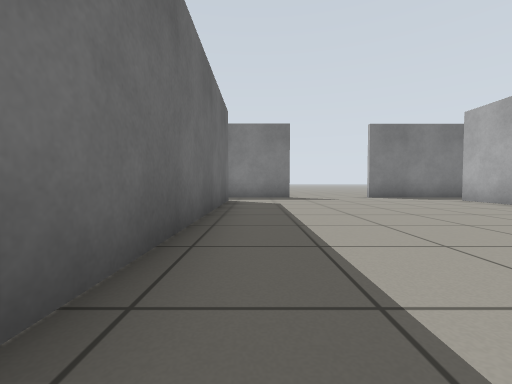
view 1 (above)

18 first-person views from a walk through a Gazebo world. The camera is 0.5 m above the floor, tilts 2° down and sees 90° across. The floor is counted in squares, 1 m on a side. Each view is taken from the middle of a square. On the plan, view 1 faces up. The plan holds only what a view shows up to about 9 squares ahead; the rest is blank.

view 2
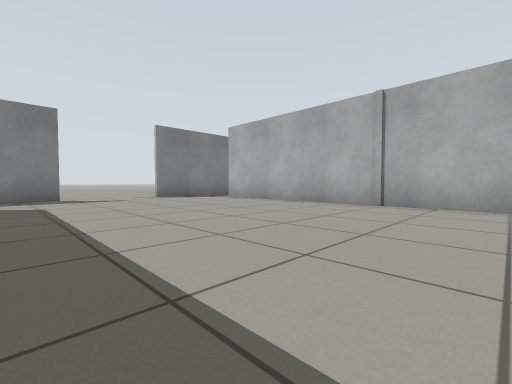

view 3
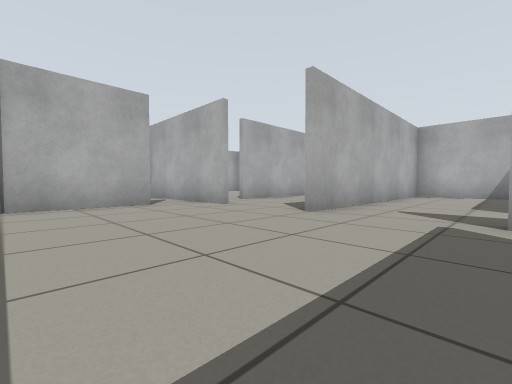

view 4
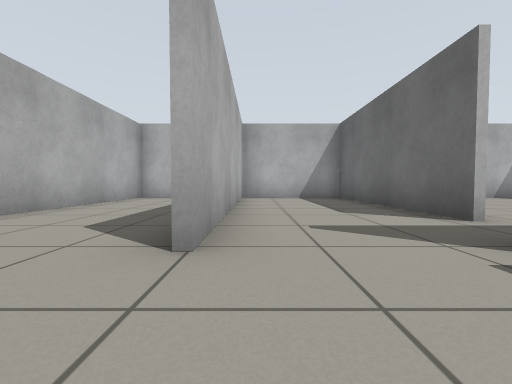

view 5
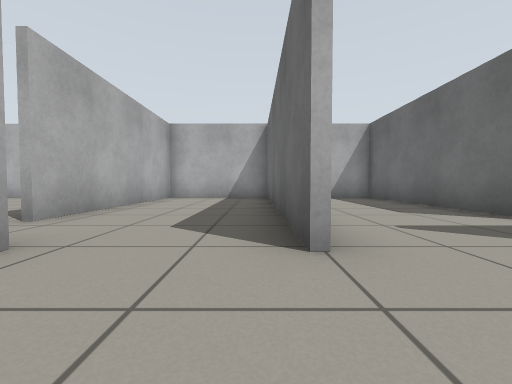

view 6
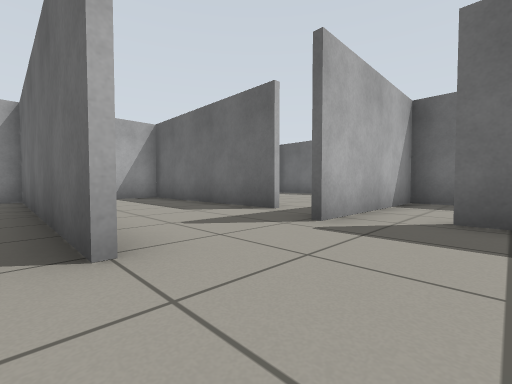

view 7
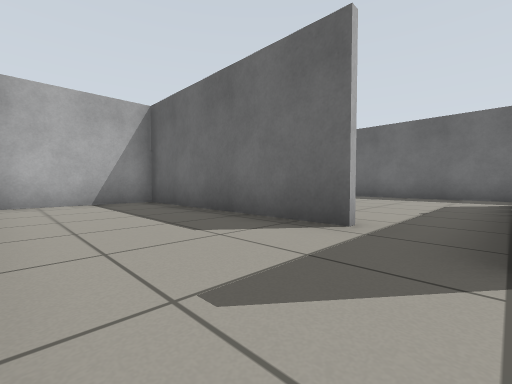

view 8
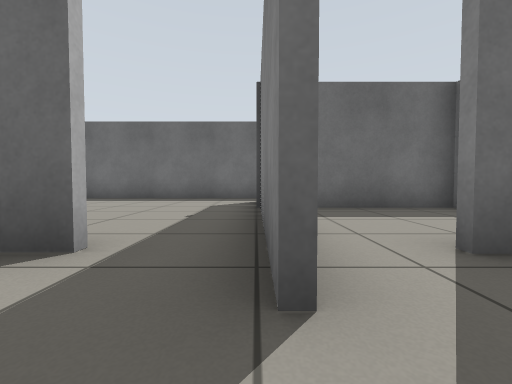

view 9
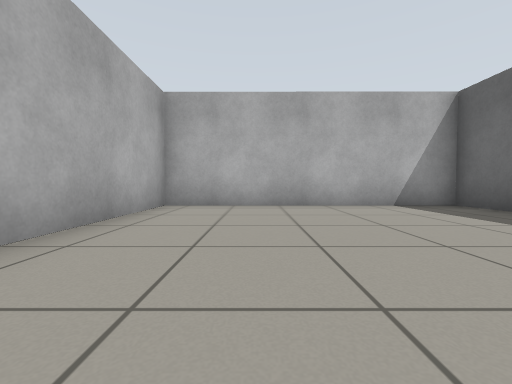

view 10
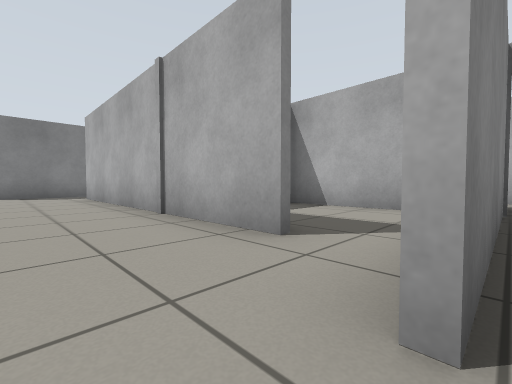

view 11
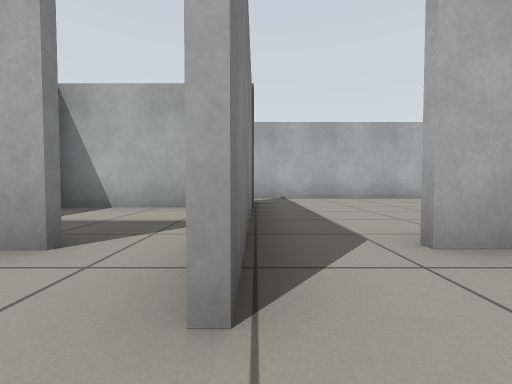

view 12
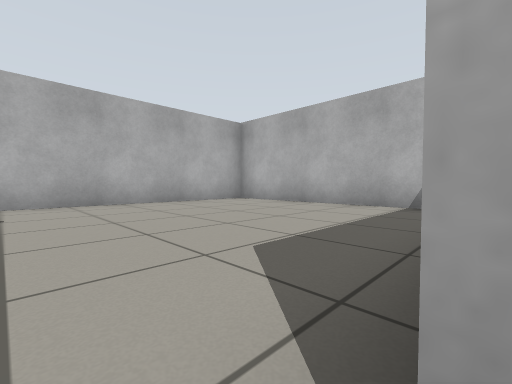

view 13
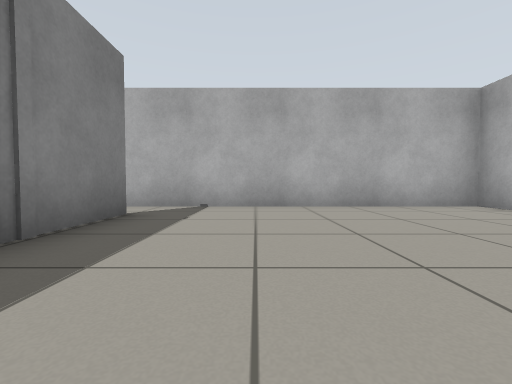

view 14
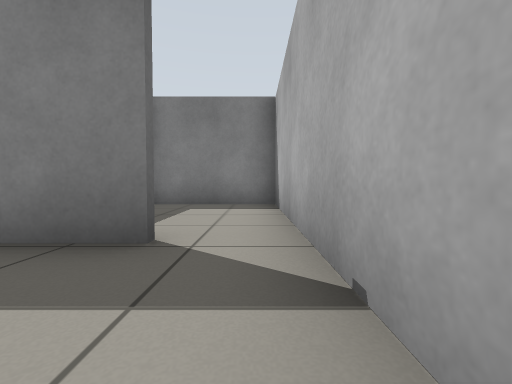

view 15
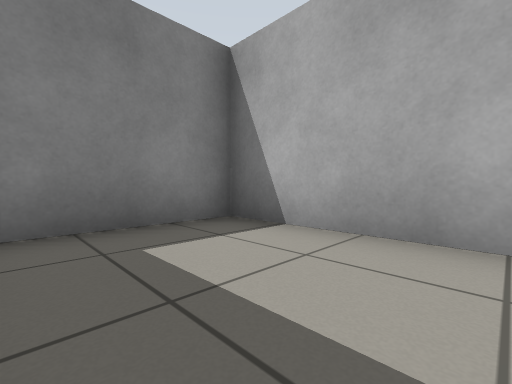

view 16
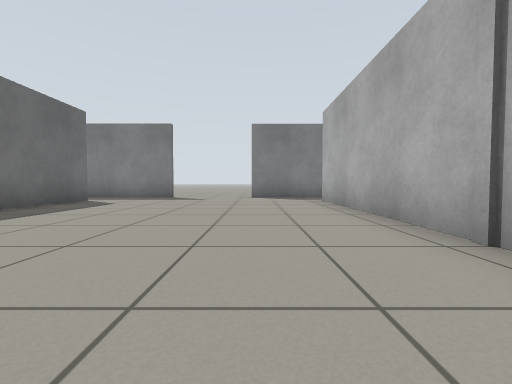

view 17
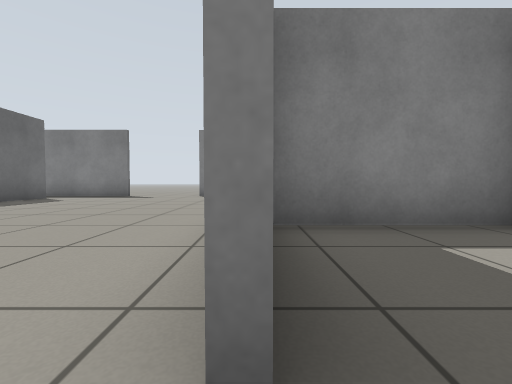

view 18
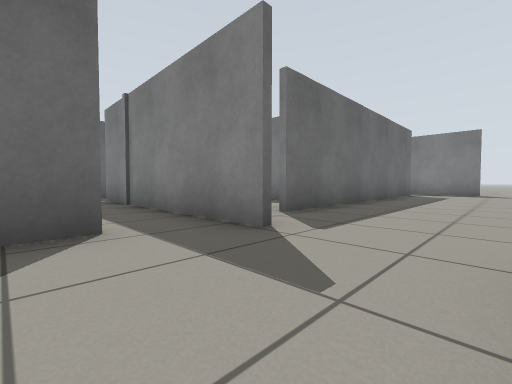

### Floor plan
Points are (right, up) in squares from view 1. A wall is a line through its corners. A room is listed if a view was taken in it or the views show most of it. See-through windows are left out.
Room 1 (views 1, 2, 3, 4, 5, 6, 16)
walls: (-0.8, 7.4) (-0.8, -0.5); (1.2, 8.7) (-1.8, 8.7); (5.9, -0.5) (5.9, 7.4); (7.1, 8.7) (3.8, 8.7)
ways out: opening at (1.5, -2) to room 2; opening at (4, -2) to room 4; opening at (6, -1) to room 7; opening at (-1, -1) to room 8; opening at (-1, 8); opening at (2.5, 9); opening at (6, 8)
Room 2 (views 7, 8, 18)
walls: (-0.8, -3.2) (-0.8, -8.7); (0.1, -1.9) (-1.6, -1.9); (2.5, -8.6) (2.5, -1.7); (-1, -8.7) (2.9, -8.7)
ways out: opening at (1.5, -2) to room 1; opening at (-1, -3) to room 3
Room 3 (view 9)
walls: (-1.6, -1.9) (-6, -1.9); (-7.4, -1.5) (-7.4, -8.7) (-1, -8.7) (-1, -5)
ways out: opening at (-1, -3) to room 2
Room 4 (views 10, 11, 12)
walls: (6.5, -1.9) (4.8, -1.9); (2.6, -1.7) (2.6, -8.7); (2.9, -8.7) (5.9, -8.7) (5.9, -3.2)
ways out: opening at (4, -2) to room 1; opening at (6, -3) to room 5
Room 5 (views 13, 14)
walls: (11.1, -1.9) (6.5, -1.9); (7.1, -8.7) (12.5, -8.7) (12.5, -1.5)
ways out: opening at (6, -3) to room 4; opening at (12, -2) to room 6
Room 6 (view 15)
walls: (12.5, -1.5) (12.5, 2) (9.5, 2)
ways out: opening at (12, -2) to room 5
Room 7 (view 17)
walls: (9.2, -0.6) (9.2, 2) (5.8, 2); (4.8, -1.8) (9.1, -1.8)
ways out: opening at (6, -1) to room 1
Room 8 (no view inside)
walls: (-2.9, 2) (-4.1, 2) (-4.1, -1.8) (0.1, -1.8)
ways out: opening at (-1, -1) to room 1

Positions as (right, up) in squares from view 1, and headings:
1: (0, 0), facing up
2: (0, 0), facing up-right
3: (0, 2), facing down-right
4: (2, 0), facing down
5: (3, 0), facing down
6: (3, 0), facing down-left
7: (2, -2), facing down-left
8: (1, -2), facing left
9: (-3, -3), facing down
10: (4, -2), facing up-right
11: (4, -2), facing right
12: (6, -3), facing down-right
13: (7, -4), facing right
14: (12, -4), facing up
15: (10, -1), facing up-right
16: (4, 0), facing up
17: (6, -1), facing up
18: (2, -4), facing up-left
